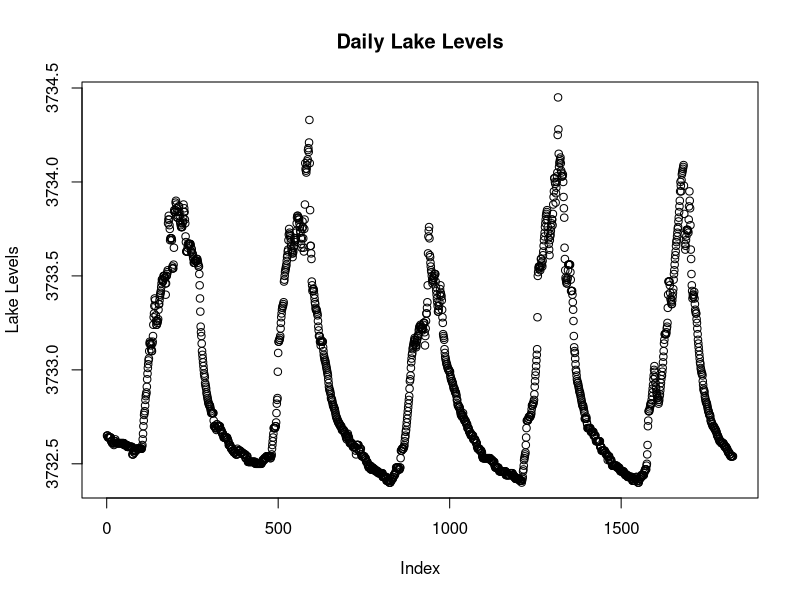
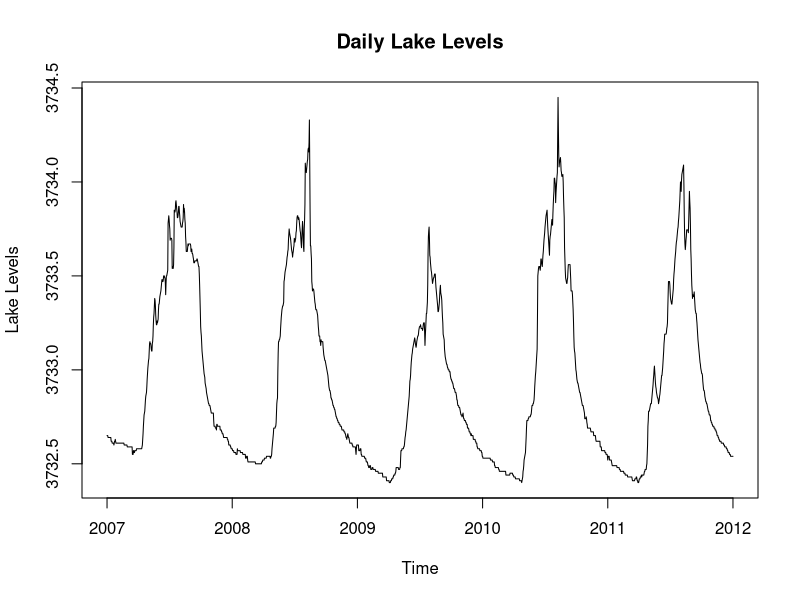
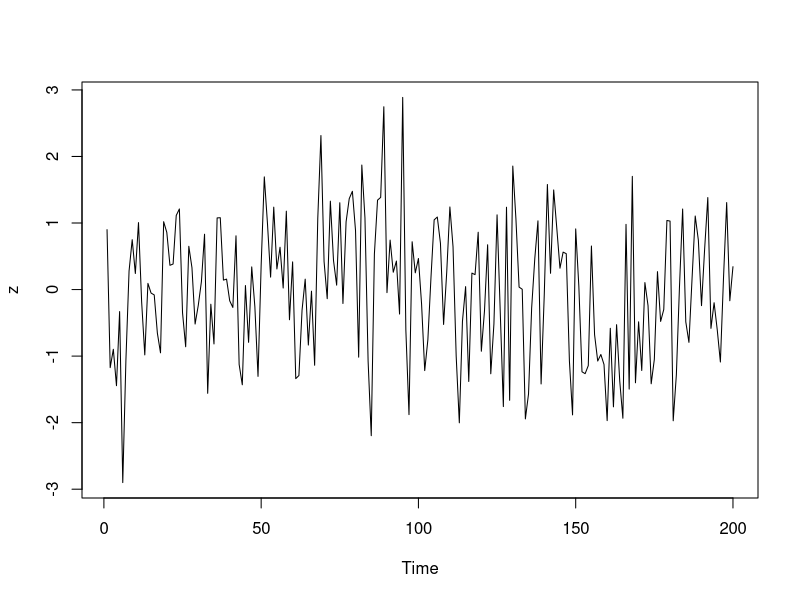
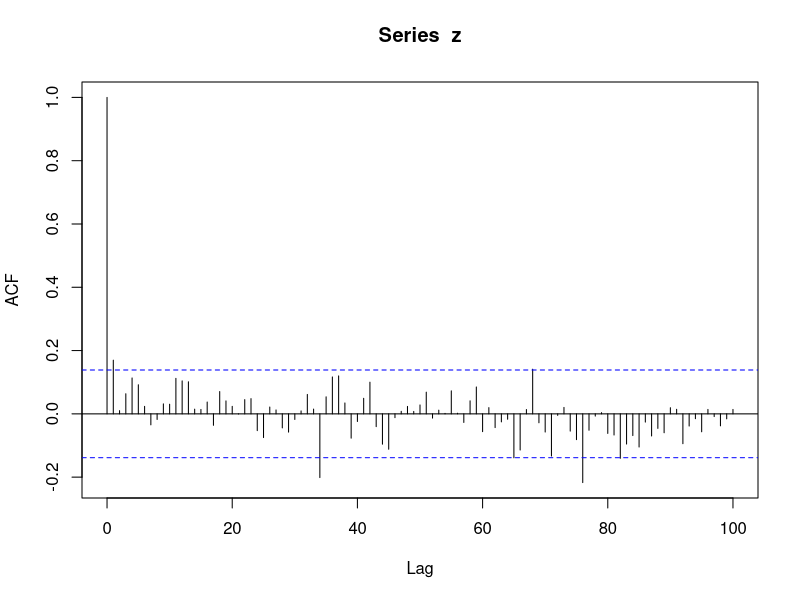

The R script that drew these images, in order:
## ---- chunk 1
knitr::opts_chunk$set(echo = TRUE)
library(knitr)
library(tseries)
## ---- chunk 2
# Reading data
data <- read.csv("LakeLevels.csv")

# Looking at data
head(data,10)

# List of vectors in dataset
names(data)

# Creating plot
plot(data$LakeLevel, ylab = "Lake Levels", main = "Daily Lake Levels")
## ---- chunk 3
# Checking whether dataframe is a time series object
is.ts(data)

# Fitting data into time series object
x <- ts(data = data$LakeLevel, start = c(2007,1), frequency = 365)
## ---- chunk 4
# Plotting time series
plot(x, xlab="Time", ylab= "Lake Levels", main = "Daily Lake Levels")
## ---- chunk 5
# Generating independent observations from standard normal distribution
set.seed(2022)
y <- rnorm(200)

# Fitting into class ts 
z <- ts(y)
## ---- chunk 6
# Plotting
plot(z)
## ---- chunk 7
# Counting no. of observations outside the range +-2
sum(abs(y)>2)
## ---- chunk 8
# Creating sample autocorrelation function
acf(z, lag.max = 100, plot = TRUE)
